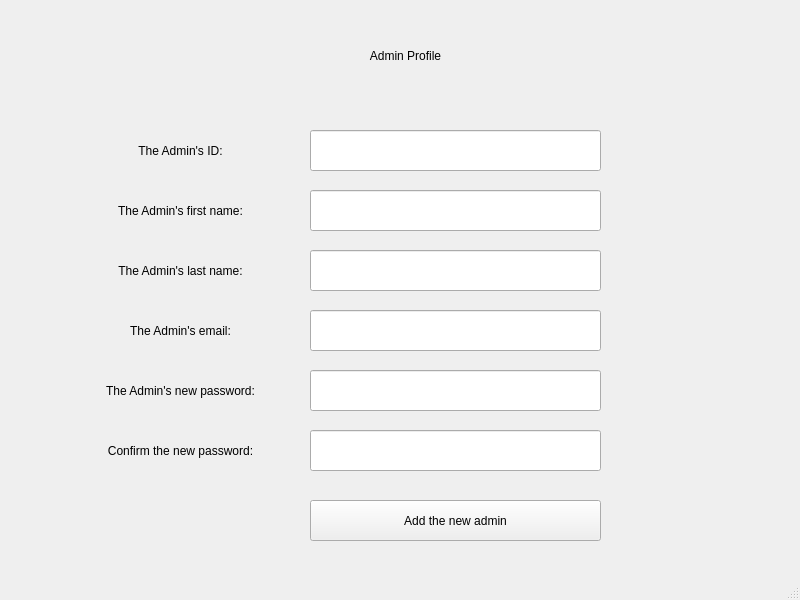
<?xml version="1.0" encoding="UTF-8"?>
<ui version="4.0">
 <class>MainWindow</class>
 <widget class="QMainWindow" name="MainWindow">
  <property name="geometry">
   <rect>
    <x>0</x>
    <y>0</y>
    <width>800</width>
    <height>600</height>
   </rect>
  </property>
  <property name="windowTitle">
   <string>MainWindow</string>
  </property>
  <widget class="QWidget" name="centralwidget">
   <widget class="QLabel" name="label">
    <property name="geometry">
     <rect>
      <x>230</x>
      <y>-10</y>
      <width>351</width>
      <height>131</height>
     </rect>
    </property>
    <property name="styleSheet">
     <string notr="true">font:36pt &quot;Rockwell&quot;</string>
    </property>
    <property name="text">
     <string>Admin Profile</string>
    </property>
    <property name="alignment">
     <set>Qt::AlignCenter</set>
    </property>
   </widget>
   <widget class="QLabel" name="label_2">
    <property name="geometry">
     <rect>
      <x>70</x>
      <y>130</y>
      <width>221</width>
      <height>41</height>
     </rect>
    </property>
    <property name="styleSheet">
     <string notr="true">font:12pt &quot;Rockwell&quot;</string>
    </property>
    <property name="text">
     <string>The Admin's ID:</string>
    </property>
    <property name="alignment">
     <set>Qt::AlignCenter</set>
    </property>
   </widget>
   <widget class="QLabel" name="label_3">
    <property name="geometry">
     <rect>
      <x>70</x>
      <y>190</y>
      <width>221</width>
      <height>41</height>
     </rect>
    </property>
    <property name="styleSheet">
     <string notr="true">font:12pt &quot;Rockwell&quot;</string>
    </property>
    <property name="text">
     <string>The Admin's first name:</string>
    </property>
    <property name="alignment">
     <set>Qt::AlignCenter</set>
    </property>
   </widget>
   <widget class="QLabel" name="label_4">
    <property name="geometry">
     <rect>
      <x>70</x>
      <y>310</y>
      <width>221</width>
      <height>41</height>
     </rect>
    </property>
    <property name="styleSheet">
     <string notr="true">font:12pt &quot;Rockwell&quot;</string>
    </property>
    <property name="text">
     <string>The Admin's email:</string>
    </property>
    <property name="alignment">
     <set>Qt::AlignCenter</set>
    </property>
   </widget>
   <widget class="QLabel" name="label_5">
    <property name="geometry">
     <rect>
      <x>70</x>
      <y>250</y>
      <width>221</width>
      <height>41</height>
     </rect>
    </property>
    <property name="styleSheet">
     <string notr="true">font:12pt &quot;Rockwell&quot;</string>
    </property>
    <property name="text">
     <string>The Admin's last name:</string>
    </property>
    <property name="alignment">
     <set>Qt::AlignCenter</set>
    </property>
   </widget>
   <widget class="QLabel" name="label_6">
    <property name="geometry">
     <rect>
      <x>70</x>
      <y>370</y>
      <width>221</width>
      <height>41</height>
     </rect>
    </property>
    <property name="styleSheet">
     <string notr="true">font:12pt &quot;Rockwell&quot;</string>
    </property>
    <property name="text">
     <string>The Admin's new password:</string>
    </property>
    <property name="alignment">
     <set>Qt::AlignCenter</set>
    </property>
   </widget>
   <widget class="QLabel" name="label_7">
    <property name="geometry">
     <rect>
      <x>70</x>
      <y>430</y>
      <width>221</width>
      <height>41</height>
     </rect>
    </property>
    <property name="styleSheet">
     <string notr="true">font:12pt &quot;Rockwell&quot;</string>
    </property>
    <property name="text">
     <string>Confirm the new password:</string>
    </property>
    <property name="alignment">
     <set>Qt::AlignCenter</set>
    </property>
   </widget>
   <widget class="QLineEdit" name="lineEdit">
    <property name="geometry">
     <rect>
      <x>310</x>
      <y>130</y>
      <width>291</width>
      <height>41</height>
     </rect>
    </property>
    <property name="styleSheet">
     <string notr="true">font: 15pt &quot;Rockwell&quot;</string>
    </property>
    <property name="alignment">
     <set>Qt::AlignCenter</set>
    </property>
   </widget>
   <widget class="QLineEdit" name="lineEdit_2">
    <property name="geometry">
     <rect>
      <x>310</x>
      <y>190</y>
      <width>291</width>
      <height>41</height>
     </rect>
    </property>
    <property name="styleSheet">
     <string notr="true">font: 15pt &quot;Rockwell&quot;</string>
    </property>
    <property name="alignment">
     <set>Qt::AlignCenter</set>
    </property>
   </widget>
   <widget class="QLineEdit" name="lineEdit_3">
    <property name="geometry">
     <rect>
      <x>310</x>
      <y>310</y>
      <width>291</width>
      <height>41</height>
     </rect>
    </property>
    <property name="styleSheet">
     <string notr="true">font: 15pt &quot;Rockwell&quot;</string>
    </property>
    <property name="alignment">
     <set>Qt::AlignCenter</set>
    </property>
   </widget>
   <widget class="QLineEdit" name="lineEdit_4">
    <property name="geometry">
     <rect>
      <x>310</x>
      <y>250</y>
      <width>291</width>
      <height>41</height>
     </rect>
    </property>
    <property name="styleSheet">
     <string notr="true">font: 15pt &quot;Rockwell&quot;</string>
    </property>
    <property name="alignment">
     <set>Qt::AlignCenter</set>
    </property>
   </widget>
   <widget class="QLineEdit" name="lineEdit_5">
    <property name="geometry">
     <rect>
      <x>310</x>
      <y>370</y>
      <width>291</width>
      <height>41</height>
     </rect>
    </property>
    <property name="styleSheet">
     <string notr="true">font: 15pt &quot;Rockwell&quot;</string>
    </property>
    <property name="alignment">
     <set>Qt::AlignCenter</set>
    </property>
   </widget>
   <widget class="QLineEdit" name="lineEdit_6">
    <property name="geometry">
     <rect>
      <x>310</x>
      <y>430</y>
      <width>291</width>
      <height>41</height>
     </rect>
    </property>
    <property name="styleSheet">
     <string notr="true">font: 15pt &quot;Rockwell&quot;</string>
    </property>
    <property name="alignment">
     <set>Qt::AlignCenter</set>
    </property>
   </widget>
   <widget class="QPushButton" name="pushButton">
    <property name="geometry">
     <rect>
      <x>310</x>
      <y>500</y>
      <width>291</width>
      <height>41</height>
     </rect>
    </property>
    <property name="styleSheet">
     <string notr="true">font: 15pt &quot;Rockwell&quot;</string>
    </property>
    <property name="text">
     <string>Add the new admin</string>
    </property>
   </widget>
  </widget>
  <widget class="QMenuBar" name="menubar">
   <property name="geometry">
    <rect>
     <x>0</x>
     <y>0</y>
     <width>800</width>
     <height>21</height>
    </rect>
   </property>
  </widget>
  <widget class="QStatusBar" name="statusbar"/>
 </widget>
 <resources/>
 <connections/>
</ui>
